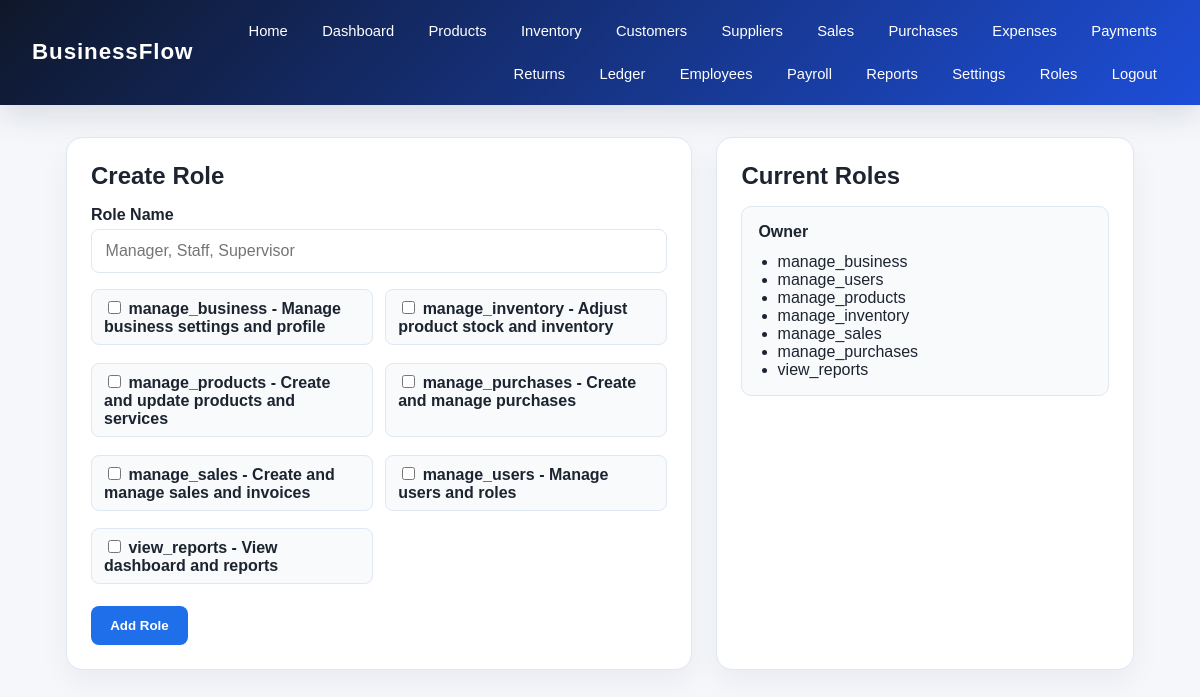
/roles (signed in), run on the app's committed database.
### app/models/entities.py (models this page shows)
class Permission(db.Model):
    __tablename__ = "permissions"
    id = db.Column(db.Integer, primary_key=True)
    code = db.Column(db.String(100), nullable=False, unique=True)
    description = db.Column(db.String(255))
    role_permissions = db.relationship("RolePermission", back_populates="permission", cascade="all, delete-orphan")

class Role(db.Model):
    __tablename__ = "roles"
    id = db.Column(db.Integer, primary_key=True)
    business_id = db.Column(db.Integer, db.ForeignKey("businesses.id"), nullable=False)
    name = db.Column(db.String(80), nullable=False)
    business = db.relationship("Business", backref="roles")
    users = db.relationship("User", back_populates="role")
    role_permissions = db.relationship("RolePermission", back_populates="role", cascade="all, delete-orphan")

class RolePermission(db.Model):
    __tablename__ = "role_permissions"
    id = db.Column(db.Integer, primary_key=True)
    role_id = db.Column(db.Integer, db.ForeignKey("roles.id"), nullable=False)
    permission_id = db.Column(db.Integer, db.ForeignKey("permissions.id"), nullable=False)
    __table_args__ = (UniqueConstraint("role_id", "permission_id", name="uq_role_permission"),)
    role = db.relationship("Role", back_populates="role_permissions")
    permission = db.relationship("Permission", back_populates="role_permissions")

### app/routes/main.py (the view, shortened to what this page needs)
@main_bp.route("/roles", methods=["GET", "POST"])
@login_required
def roles():
    if not user_has_permission("manage_users"):
        flash("You do not have access to role management.", "danger")
        return redirect(url_for("main.dashboard"))
    permissions = Permission.query.order_by(Permission.code).all()
    business_roles = current_user.business.roles
    return render_template("roles.html", permissions=permissions, roles=business_roles)

### app/__init__.py (called while the page is built)
@login_manager.user_loader
def load_user(user_id):
    from app.models import User
    return User.query.get(int(user_id))

### app/routes/main.py (called while the page is built)
def user_has_permission(permission_code):
    if not current_user.is_authenticated:
        return False
    if current_user.role is None:
        return False
    return any(
        role_permission.permission.code == permission_code
        for role_permission in current_user.role.role_permissions
    )

### app/templates/roles.html (shortened to what this page needs)
{% extends 'base.html' %}
{% block content %}
<section class="page-shell roles-layout">
  <div class="card">
    <h2>Create Role</h2>
    <form method="post" class="form-grid">
      <div class="full-width">
        <label>Role Name</label>
        <input type="text" name="role_name" placeholder="Manager, Staff, Supervisor" required>
      </div>
      <div class="full-width permission-list">
        {% for permission in permissions %}
        <label class="checkbox-item">
          <input type="checkbox" name="permissions" value="{{ permission.id }}">
          <span>{{ permission.code }} - {{ permission.description }}</span>
        </label>
        {% endfor %}
      </div>
      <div class="full-width">
        <button type="submit" class="button primary">Add Role</button>
      </div>
    </form>
  </div>
  <div class="card">
    <h2>Current Roles</h2>
    {% if roles %}
      <div class="role-list">
        {% for role in roles %}
          <div class="role-item">
            <strong>{{ role.name }}</strong>
            <ul>
              {% for rp in role.role_permissions %}
                <li>{{ rp.permission.code }}</li>
              {% endfor %}
            </ul>
          </div>
        {% endfor %}
      </div>
    {% else %}
      <p>No roles yet.</p>
    {% endif %}
  </div>
</section>
{% endblock %}

### app/templates/base.html (shortened to what this page needs)
<!doctype html>
<html lang="en">
  <head>
    <link rel="stylesheet" href="{{ url_for('static', filename='css/style.css') }}">
  </head>
  <body>
    <nav class="topbar">
      <div class="brand">BusinessFlow</div>
      <div class="nav-links">
        <a href="{{ url_for('main.index') }}">Home</a>
        {% if current_user.is_authenticated %}
          <a href="{{ url_for('main.dashboard') }}">Dashboard</a>
          <a href="{{ url_for('main.products') }}">Products</a>
          <a href="{{ url_for('main.inventory') }}">Inventory</a>
          <a href="{{ url_for('main.customers') }}">Customers</a>
          <a href="{{ url_for('main.suppliers') }}">Suppliers</a>
          <a href="{{ url_for('main.sales') }}">Sales</a>
          <a href="{{ url_for('main.purchases') }}">Purchases</a>
          <a href="{{ url_for('main.expenses') }}">Expenses</a>
          <a href="{{ url_for('main.payments') }}">Payments</a>
          <a href="{{ url_for('main.returns') }}">Returns</a>
          <a href="{{ url_for('main.ledger') }}">Ledger</a>
          <a href="{{ url_for('main.employees') }}">Employees</a>
          <a href="{{ url_for('main.payroll') }}">Payroll</a>
          <a href="{{ url_for('main.reports') }}">Reports</a>
          <a href="{{ url_for('main.settings') }}">Settings</a>
          <a href="{{ url_for('main.roles') }}">Roles</a>
          <a href="{{ url_for('auth.logout') }}">Logout</a>
        {% else %}
          <a href="{{ url_for('auth.login') }}">Login</a>
          <a href="{{ url_for('auth.register') }}">Register</a>
        {% endif %}
      </div>
    </nav>
    <main>
      {% block content %}{% endblock %}
    </main>
  </body>
</html>

### app/static/css/style.css (style rules this page uses)
:root { --primary: #1f6feb; --primary-dark: #164db4; --secondary: #f3f7ff; --text: #1c2430; --muted: #5b6473; --border: #dfe7f3; --success: #2a9d63; --warning: #d97706; --danger: #c5392e; }
* { box-sizing: border-box; }
body { margin: 0; font-family: Arial, sans-serif; background: #f5f7fb; color: var(--text); }
.topbar { display: flex; align-items: center; justify-content: space-between; background: linear-gradient(135deg, #0f172a, #1d4ed8); color: #fff; padding: 1rem 2rem; position: sticky; top: 0; z-index: 10; box-shadow: 0 10px 30px rgba(15, 23, 42, 0.12); }
.brand { font-size: 1.4rem; font-weight: 700; letter-spacing: 0.04em; }
.nav-links { display: flex; gap: 0.75rem; flex-wrap: wrap; justify-content: flex-end; }
.nav-links a { color: #fff; text-decoration: none; padding: 0.45rem 0.7rem; border-radius: 999px; transition: background 0.2s ease; font-size: 0.92rem; }
.button { display: inline-block; border: none; border-radius: 8px; padding: 0.75rem 1.2rem; text-decoration: none; font-weight: 700; cursor: pointer; }
.button.primary { background: var(--primary); color: white; }
.card { background: white; border: 1px solid var(--border); border-radius: 16px; box-shadow: 0 12px 30px rgba(15, 23, 42, 0.05); padding: 1.5rem; }
.card h2 { margin-top: 0; margin-bottom: 1rem; }
.page-shell { max-width: 1100px; margin: 2rem auto; padding: 0 1rem; }
.form-grid { display: grid; grid-template-columns: repeat(2, minmax(220px, 1fr)); gap: 1rem; }
.form-grid label { display: block; margin-bottom: 0.35rem; font-weight: 600; }
.form-grid input, .form-grid textarea, .form-grid select { width: 100%; padding: 0.75rem 0.85rem; border: 1px solid var(--border); border-radius: 8px; font-size: 1rem; }
.full-width { grid-column: 1 / -1; }
.roles-layout, .inventory-layout { display: grid; grid-template-columns: 1.2fr 0.8fr; gap: 1.5rem; }
.permission-list { display: grid; grid-template-columns: repeat(auto-fit, minmax(220px, 1fr)); gap: 0.75rem; }
.checkbox-item { display: flex; align-items: center; gap: 0.6rem; padding: 0.5rem 0.75rem; border: 1px solid var(--border); border-radius: 8px; background: #f8fafc; }
.checkbox-item input { width: auto; }
.role-list, .movement-list { display: flex; flex-direction: column; gap: 1rem; }
.role-item { border: 1px solid var(--border); border-radius: 10px; padding: 1rem; background: #f8fafc; }
.role-item ul { margin: 0.75rem 0 0; padding-left: 1.2rem; }

### data on the page
Permission: code "manage_business", description "Manage business settings and profile"
Permission: code "manage_inventory", description "Adjust product stock and inventory"
Permission: code "manage_products", description "Create and update products and services"
Permission: code "manage_purchases", description "Create and manage purchases"
Permission: code "manage_sales", description "Create and manage sales and invoices"
Permission: code "manage_users", description "Manage users and roles"
Permission: code "view_reports", description "View dashboard and reports"
Role: name "Owner"
RolePermission: permission.code "manage_business"
RolePermission: permission.code "manage_users"
RolePermission: permission.code "manage_products"
RolePermission: permission.code "manage_inventory"
RolePermission: permission.code "manage_sales"
RolePermission: permission.code "manage_purchases"
RolePermission: permission.code "view_reports"
